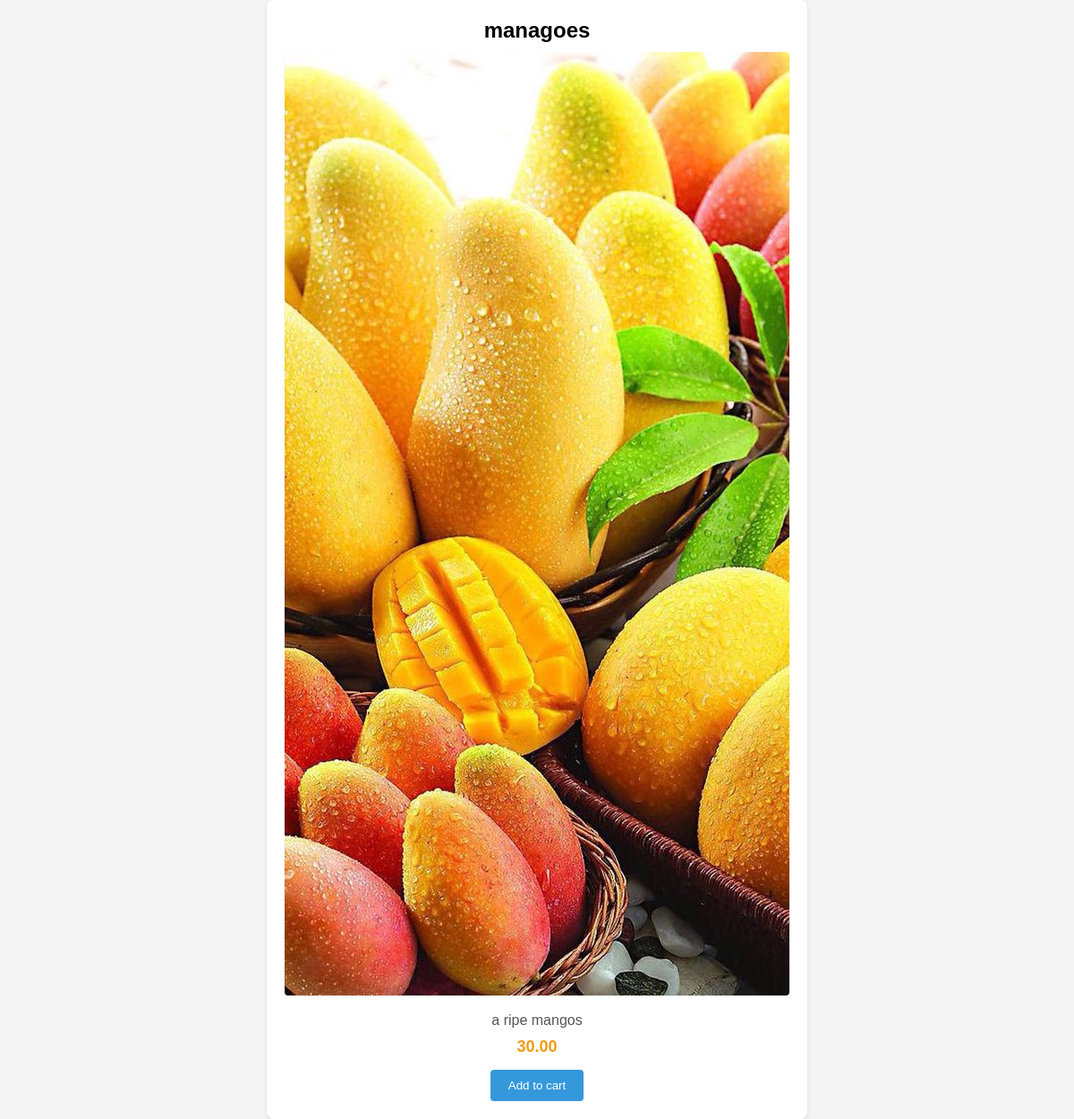
Before: /inventory/products/1/ with the older database file.
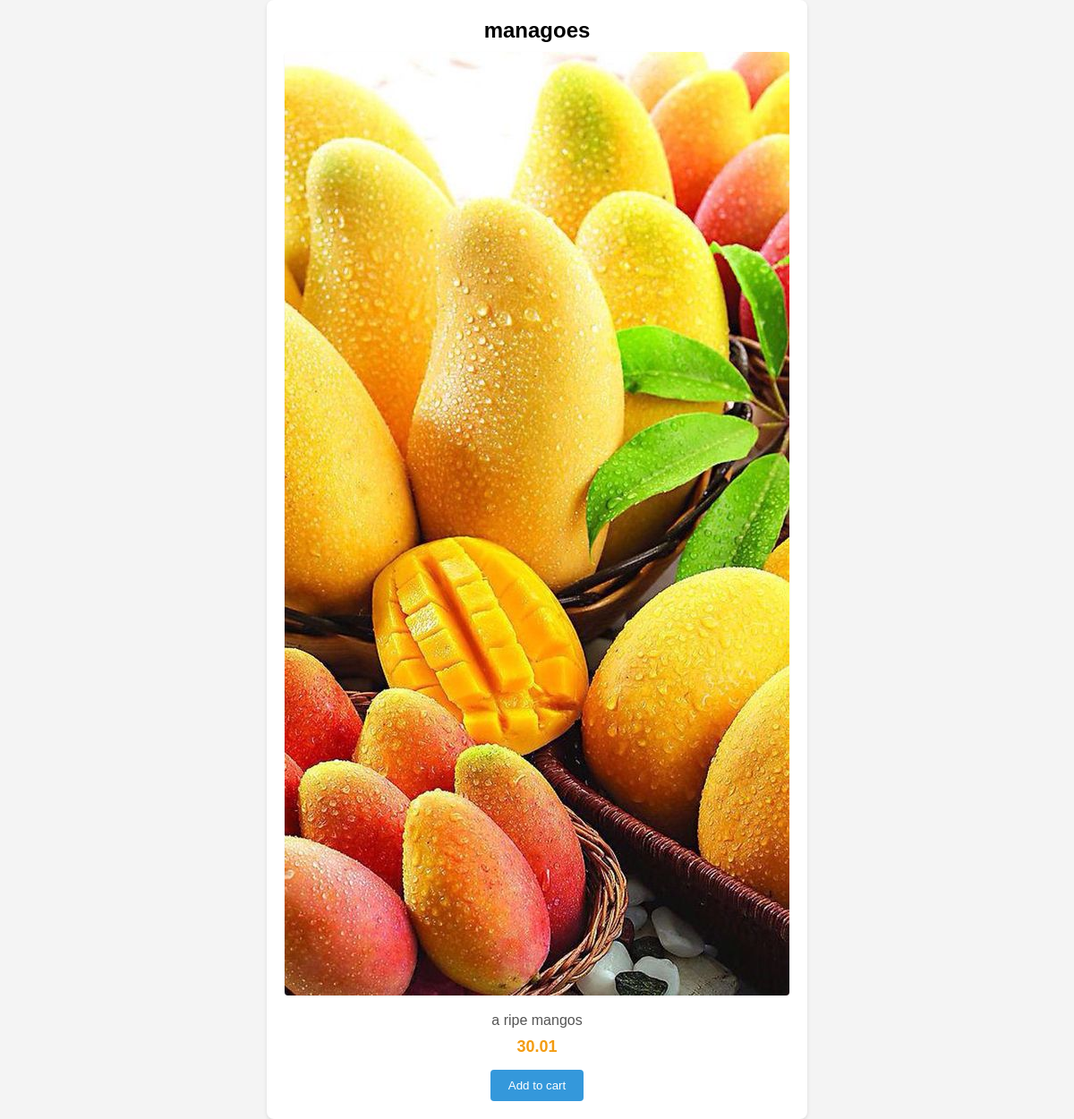
After: the same page with the newer database file.
### inventory/models.py (models this page shows, shortened)
class Product(models.Model):
    name = models.CharField(max_length=32)
    description = models.TextField()
    image = models.ImageField(upload_to='image')
    price = models.DecimalField(max_digits=6, decimal_places=2)
    stock = models.PositiveBigIntegerField()
    date_created = models.DateTimeField(auto_now_add=True)
    date_update = models.DateTimeField(auto_now=True)

### inventory/views.py (the view)
# urls.py: path('products/<int:id>/', views.product_detail, name='product_detail_view'),
def product_detail(request, id):
    product = get_object_or_404(Product, id=id)
    return render(request, "inventory/product_detail.html", {"product": product})

### templates/inventory/product_detail.html (shortened to what this page needs)
<!DOCTYPE html>
<html lang="en">
<head>
    {% load static %}
    <link rel="stylesheet" href="{% static 'inventory/product_detail.css' %}">
</head>
<body>
    <div class="detail">
    <h4>{{product.name}}</h4>
    <img src="{{product.image.url}}"/>
    <p>{{product.description}}</p>
    <span>{{product.price}}</span>
    <button>Add to cart</button>
    </div>
</body>
</html>

Changed rows visible on the page:
changed Product "managoes": price "30.00" → "30.01"
